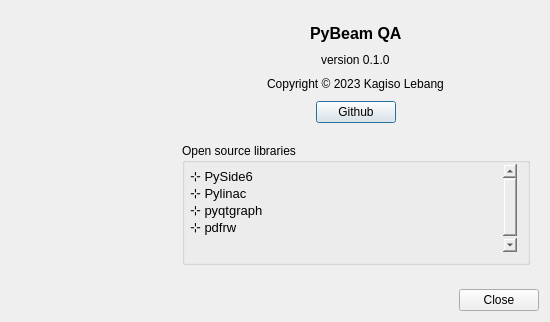
<?xml version="1.0" encoding="UTF-8"?>
<ui version="4.0">
 <class>AboutDialog</class>
 <widget class="QDialog" name="AboutDialog">
  <property name="geometry">
   <rect>
    <x>0</x>
    <y>0</y>
    <width>550</width>
    <height>322</height>
   </rect>
  </property>
  <property name="sizePolicy">
   <sizepolicy hsizetype="Fixed" vsizetype="Fixed">
    <horstretch>0</horstretch>
    <verstretch>0</verstretch>
   </sizepolicy>
  </property>
  <layout class="QGridLayout" name="gridLayout">
   <item row="0" column="2">
    <widget class="QFrame" name="frame_2">
     <property name="frameShape">
      <enum>QFrame::NoFrame</enum>
     </property>
     <property name="frameShadow">
      <enum>QFrame::Raised</enum>
     </property>
     <layout class="QGridLayout" name="gridLayout_2">
      <item row="4" column="0">
       <spacer name="verticalSpacer_2">
        <property name="orientation">
         <enum>Qt::Vertical</enum>
        </property>
        <property name="sizeType">
         <enum>QSizePolicy::Fixed</enum>
        </property>
        <property name="sizeHint" stdset="0">
         <size>
          <width>20</width>
          <height>10</height>
         </size>
        </property>
       </spacer>
      </item>
      <item row="0" column="0" alignment="Qt::AlignHCenter">
       <widget class="QLabel" name="app_name_label">
        <property name="sizePolicy">
         <sizepolicy hsizetype="Preferred" vsizetype="Fixed">
          <horstretch>0</horstretch>
          <verstretch>0</verstretch>
         </sizepolicy>
        </property>
        <property name="font">
         <font>
          <pointsize>14</pointsize>
         </font>
        </property>
        <property name="text">
         <string>&lt;html&gt;&lt;head/&gt;&lt;body&gt;&lt;p&gt;&lt;span style=&quot; font-size:12pt; font-weight:700;&quot;&gt;PyBeam QA&lt;/span&gt;&lt;/p&gt;&lt;/body&gt;&lt;/html&gt;</string>
        </property>
       </widget>
      </item>
      <item row="2" column="0" alignment="Qt::AlignHCenter">
       <widget class="QLabel" name="copyright_label">
        <property name="sizePolicy">
         <sizepolicy hsizetype="Preferred" vsizetype="Fixed">
          <horstretch>0</horstretch>
          <verstretch>0</verstretch>
         </sizepolicy>
        </property>
        <property name="text">
         <string>Copyright © 2023 Kagiso Lebang</string>
        </property>
       </widget>
      </item>
      <item row="1" column="0" alignment="Qt::AlignHCenter">
       <widget class="QLabel" name="app_version_label">
        <property name="sizePolicy">
         <sizepolicy hsizetype="Fixed" vsizetype="Fixed">
          <horstretch>0</horstretch>
          <verstretch>0</verstretch>
         </sizepolicy>
        </property>
        <property name="text">
         <string>version 0.1.0</string>
        </property>
       </widget>
      </item>
      <item row="3" column="0" alignment="Qt::AlignHCenter">
       <widget class="QPushButton" name="github_btn">
        <property name="text">
         <string>Github</string>
        </property>
        <property name="icon">
         <iconset resource="icons.qrc">
          <normaloff>:/actionIcons/icons/logo-github.svg</normaloff>:/actionIcons/icons/logo-github.svg</iconset>
        </property>
       </widget>
      </item>
      <item row="5" column="0">
       <widget class="QGroupBox" name="oslibs_groubbox">
        <property name="sizePolicy">
         <sizepolicy hsizetype="Preferred" vsizetype="Fixed">
          <horstretch>0</horstretch>
          <verstretch>0</verstretch>
         </sizepolicy>
        </property>
        <property name="title">
         <string>Open source libraries</string>
        </property>
        <property name="checkable">
         <bool>false</bool>
        </property>
        <layout class="QVBoxLayout" name="verticalLayout">
         <property name="leftMargin">
          <number>0</number>
         </property>
         <property name="topMargin">
          <number>0</number>
         </property>
         <item>
          <widget class="QTextEdit" name="open_source_te">
           <property name="sizePolicy">
            <sizepolicy hsizetype="Expanding" vsizetype="Fixed">
             <horstretch>0</horstretch>
             <verstretch>0</verstretch>
            </sizepolicy>
           </property>
           <property name="maximumSize">
            <size>
             <width>16777215</width>
             <height>90</height>
            </size>
           </property>
           <property name="contextMenuPolicy">
            <enum>Qt::NoContextMenu</enum>
           </property>
           <property name="styleSheet">
            <string notr="true">background-color: transparent</string>
           </property>
           <property name="readOnly">
            <bool>true</bool>
           </property>
           <property name="html">
            <string>&lt;!DOCTYPE HTML PUBLIC &quot;-//W3C//DTD HTML 4.0//EN&quot; &quot;http://www.w3.org/TR/REC-html40/strict.dtd&quot;&gt;
&lt;html&gt;&lt;head&gt;&lt;meta name=&quot;qrichtext&quot; content=&quot;1&quot; /&gt;&lt;meta charset=&quot;utf-8&quot; /&gt;&lt;style type=&quot;text/css&quot;&gt;
p, li { white-space: pre-wrap; }
hr { height: 1px; border-width: 0; }
li.unchecked::marker { content: &quot;\2610&quot;; }
li.checked::marker { content: &quot;\2612&quot;; }
&lt;/style&gt;&lt;/head&gt;&lt;body style=&quot; font-family:'Ubuntu'; font-size:10pt; font-weight:400; font-style:normal;&quot;&gt;
&lt;p style=&quot; margin-top:0px; margin-bottom:0px; margin-left:0px; margin-right:0px; -qt-block-indent:0; text-indent:0px;&quot;&gt;⊹ PySide6&lt;/p&gt;
&lt;p style=&quot; margin-top:0px; margin-bottom:0px; margin-left:0px; margin-right:0px; -qt-block-indent:0; text-indent:0px;&quot;&gt;⊹ Pylinac&lt;/p&gt;
&lt;p style=&quot; margin-top:0px; margin-bottom:0px; margin-left:0px; margin-right:0px; -qt-block-indent:0; text-indent:0px;&quot;&gt;⊹ pyqtgraph&lt;/p&gt;
&lt;p style=&quot; margin-top:0px; margin-bottom:0px; margin-left:0px; margin-right:0px; -qt-block-indent:0; text-indent:0px;&quot;&gt;⊹ pdfrw&lt;/p&gt;
&lt;p style=&quot;-qt-paragraph-type:empty; margin-top:0px; margin-bottom:0px; margin-left:0px; margin-right:0px; -qt-block-indent:0; text-indent:0px;&quot;&gt;&lt;br /&gt;&lt;/p&gt;&lt;/body&gt;&lt;/html&gt;</string>
           </property>
           <property name="textInteractionFlags">
            <set>Qt::NoTextInteraction</set>
           </property>
          </widget>
         </item>
        </layout>
       </widget>
      </item>
     </layout>
    </widget>
   </item>
   <item row="0" column="0">
    <widget class="QFrame" name="icon_frame">
     <property name="frameShape">
      <enum>QFrame::NoFrame</enum>
     </property>
     <property name="frameShadow">
      <enum>QFrame::Raised</enum>
     </property>
     <layout class="QGridLayout" name="gridLayout_3">
      <item row="0" column="0">
       <widget class="QLabel" name="app_icon">
        <property name="sizePolicy">
         <sizepolicy hsizetype="Fixed" vsizetype="Fixed">
          <horstretch>0</horstretch>
          <verstretch>0</verstretch>
         </sizepolicy>
        </property>
        <property name="minimumSize">
         <size>
          <width>128</width>
          <height>128</height>
         </size>
        </property>
       </widget>
      </item>
     </layout>
    </widget>
   </item>
   <item row="4" column="2">
    <widget class="QDialogButtonBox" name="buttonBox">
     <property name="orientation">
      <enum>Qt::Horizontal</enum>
     </property>
     <property name="standardButtons">
      <set>QDialogButtonBox::Close</set>
     </property>
    </widget>
   </item>
   <item row="0" column="1">
    <spacer name="horizontalSpacer">
     <property name="orientation">
      <enum>Qt::Horizontal</enum>
     </property>
     <property name="sizeType">
      <enum>QSizePolicy::Fixed</enum>
     </property>
     <property name="sizeHint" stdset="0">
      <size>
       <width>10</width>
       <height>10</height>
      </size>
     </property>
    </spacer>
   </item>
  </layout>
 </widget>
 <resources>
  <include location="icons.qrc"/>
 </resources>
 <connections>
  <connection>
   <sender>buttonBox</sender>
   <signal>accepted()</signal>
   <receiver>AboutDialog</receiver>
   <slot>accept()</slot>
   <hints>
    <hint type="sourcelabel">
     <x>248</x>
     <y>254</y>
    </hint>
    <hint type="destinationlabel">
     <x>157</x>
     <y>274</y>
    </hint>
   </hints>
  </connection>
  <connection>
   <sender>buttonBox</sender>
   <signal>rejected()</signal>
   <receiver>AboutDialog</receiver>
   <slot>reject()</slot>
   <hints>
    <hint type="sourcelabel">
     <x>316</x>
     <y>260</y>
    </hint>
    <hint type="destinationlabel">
     <x>286</x>
     <y>274</y>
    </hint>
   </hints>
  </connection>
 </connections>
</ui>
